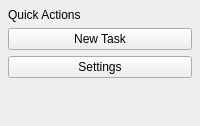
<?xml version="1.0" encoding="UTF-8"?>
<ui version="4.0">
 <class>ProjectQuickActionsPanel</class>
 <widget class="QWidget" name="ProjectQuickActionsPanel">
  <layout class="QVBoxLayout" name="mainLayout">
   <property name="leftMargin"><number>8</number></property>
   <property name="topMargin"><number>8</number></property>
   <property name="rightMargin"><number>8</number></property>
   <property name="bottomMargin"><number>8</number></property>
   <property name="spacing"><number>6</number></property>
   <item>
    <widget class="QLabel" name="titleLabel">
     <property name="text"><string>Quick Actions</string></property>
    </widget>
   </item>
   <item>
    <widget class="QPushButton" name="newTaskButton">
     <property name="text"><string>New Task</string></property>
    </widget>
   </item>
   <item>
    <widget class="QPushButton" name="openSettingsButton">
     <property name="text"><string>Settings</string></property>
    </widget>
   </item>
   <item>
    <spacer name="bottomSpacer">
     <property name="orientation"><enum>Qt::Orientation::Vertical</enum></property>
     <property name="sizeHint" stdset="0">
      <size><width>20</width><height>40</height></size>
     </property>
    </spacer>
   </item>
  </layout>
 </widget>
 <layoutdefault spacing="6" margin="11"/>
 <resources/>
 <connections/>
</ui>
